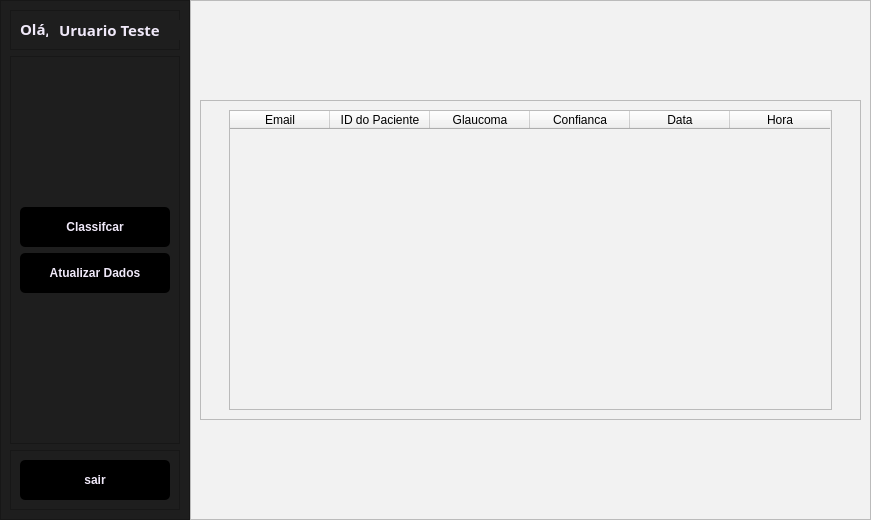
<?xml version="1.0" encoding="UTF-8"?>
<ui version="4.0">
 <class>MainWindow</class>
 <widget class="QMainWindow" name="MainWindow">
  <property name="geometry">
   <rect>
    <x>0</x>
    <y>0</y>
    <width>871</width>
    <height>520</height>
   </rect>
  </property>
  <property name="windowTitle">
   <string>MainWindow</string>
  </property>
  <widget class="QWidget" name="centralwidget">
   <layout class="QHBoxLayout" name="horizontalLayout">
    <property name="spacing">
     <number>0</number>
    </property>
    <property name="leftMargin">
     <number>0</number>
    </property>
    <property name="topMargin">
     <number>0</number>
    </property>
    <property name="rightMargin">
     <number>0</number>
    </property>
    <property name="bottomMargin">
     <number>0</number>
    </property>
    <item>
     <widget class="QFrame" name="frame">
      <property name="maximumSize">
       <size>
        <width>200</width>
        <height>16777215</height>
       </size>
      </property>
      <property name="styleSheet">
       <string notr="true">background-color: rgb(30, 30, 30)</string>
      </property>
      <property name="frameShape">
       <enum>QFrame::StyledPanel</enum>
      </property>
      <property name="frameShadow">
       <enum>QFrame::Raised</enum>
      </property>
      <layout class="QVBoxLayout" name="verticalLayout">
       <item>
        <widget class="QFrame" name="frame_7">
         <property name="minimumSize">
          <size>
           <width>0</width>
           <height>40</height>
          </size>
         </property>
         <property name="frameShape">
          <enum>QFrame::StyledPanel</enum>
         </property>
         <property name="frameShadow">
          <enum>QFrame::Raised</enum>
         </property>
         <widget class="QLabel" name="label_string_ola">
          <property name="geometry">
           <rect>
            <x>10</x>
            <y>10</y>
            <width>28</width>
            <height>18</height>
           </rect>
          </property>
          <property name="maximumSize">
           <size>
            <width>30</width>
            <height>16777215</height>
           </size>
          </property>
          <property name="font">
           <font>
            <family>Rubik</family>
            <pointsize>11</pointsize>
            <weight>75</weight>
            <bold>true</bold>
           </font>
          </property>
          <property name="contextMenuPolicy">
           <enum>Qt::DefaultContextMenu</enum>
          </property>
          <property name="styleSheet">
           <string notr="true">color: rgb(240, 233, 249);</string>
          </property>
          <property name="text">
           <string>Olá,</string>
          </property>
         </widget>
         <widget class="QLabel" name="nome_adm">
          <property name="geometry">
           <rect>
            <x>49</x>
            <y>10</y>
            <width>131</width>
            <height>20</height>
           </rect>
          </property>
          <property name="maximumSize">
           <size>
            <width>200</width>
            <height>16777215</height>
           </size>
          </property>
          <property name="font">
           <font>
            <family>Rubik</family>
            <pointsize>11</pointsize>
            <weight>75</weight>
            <bold>true</bold>
           </font>
          </property>
          <property name="contextMenuPolicy">
           <enum>Qt::DefaultContextMenu</enum>
          </property>
          <property name="styleSheet">
           <string notr="true">color: rgb(240, 233, 249);</string>
          </property>
          <property name="text">
           <string>Uruario Teste</string>
          </property>
         </widget>
        </widget>
       </item>
       <item>
        <widget class="QFrame" name="frame_4">
         <property name="frameShape">
          <enum>QFrame::StyledPanel</enum>
         </property>
         <property name="frameShadow">
          <enum>QFrame::Raised</enum>
         </property>
         <layout class="QVBoxLayout" name="verticalLayout_2">
          <item>
           <spacer name="verticalSpacer_2">
            <property name="orientation">
             <enum>Qt::Vertical</enum>
            </property>
            <property name="sizeHint" stdset="0">
             <size>
              <width>20</width>
              <height>40</height>
             </size>
            </property>
           </spacer>
          </item>
          <item>
           <widget class="QPushButton" name="cadastro_pushButton">
            <property name="minimumSize">
             <size>
              <width>150</width>
              <height>40</height>
             </size>
            </property>
            <property name="maximumSize">
             <size>
              <width>16777215</width>
              <height>40</height>
             </size>
            </property>
            <property name="font">
             <font>
              <weight>75</weight>
              <bold>true</bold>
             </font>
            </property>
            <property name="cursor">
             <cursorShape>PointingHandCursor</cursorShape>
            </property>
            <property name="styleSheet">
             <string notr="true">QPushButton{
	border-radius: 5px;
	border-image: url(:/Close_Image/cil-x.png);
	background-position: center;
		
	color: rgb(240, 233, 249);
	background-color: rgb(0, 0, 0);
	
}
QPushButton:hover{
	
	
	background-color: rgb(42, 42, 42);
	color: rgb(240, 233, 249);
}
QPushButton:pressed{
	background-color: rgb(35, 35, 35);
	color: rgb(200, 200, 200);
}

</string>
            </property>
            <property name="text">
             <string>Classifcar</string>
            </property>
           </widget>
          </item>
          <item>
           <widget class="QPushButton" name="reconhecimento_pushButton">
            <property name="minimumSize">
             <size>
              <width>0</width>
              <height>40</height>
             </size>
            </property>
            <property name="maximumSize">
             <size>
              <width>16777215</width>
              <height>40</height>
             </size>
            </property>
            <property name="font">
             <font>
              <weight>75</weight>
              <bold>true</bold>
             </font>
            </property>
            <property name="cursor">
             <cursorShape>PointingHandCursor</cursorShape>
            </property>
            <property name="styleSheet">
             <string notr="true">QPushButton{
	border-radius: 5px;
	border-image: url(:/Close_Image/cil-x.png);
	background-position: center;
		
	color: rgb(240, 233, 249);
	background-color: rgb(0, 0, 0);
	
}
QPushButton:hover{
	
	
	background-color: rgb(42, 42, 42);
	color: rgb(240, 233, 249);
}
QPushButton:pressed{
	background-color: rgb(35, 35, 35);
	color: rgb(200, 200, 200);
}

</string>
            </property>
            <property name="text">
             <string>Atualizar Dados</string>
            </property>
           </widget>
          </item>
          <item>
           <spacer name="verticalSpacer">
            <property name="orientation">
             <enum>Qt::Vertical</enum>
            </property>
            <property name="sizeHint" stdset="0">
             <size>
              <width>20</width>
              <height>40</height>
             </size>
            </property>
           </spacer>
          </item>
         </layout>
        </widget>
       </item>
       <item>
        <widget class="QFrame" name="frame_3">
         <property name="maximumSize">
          <size>
           <width>16777215</width>
           <height>70</height>
          </size>
         </property>
         <property name="frameShape">
          <enum>QFrame::StyledPanel</enum>
         </property>
         <property name="frameShadow">
          <enum>QFrame::Raised</enum>
         </property>
         <layout class="QVBoxLayout" name="verticalLayout_3">
          <item>
           <widget class="QPushButton" name="sair_pushButton">
            <property name="minimumSize">
             <size>
              <width>0</width>
              <height>40</height>
             </size>
            </property>
            <property name="maximumSize">
             <size>
              <width>16777215</width>
              <height>40</height>
             </size>
            </property>
            <property name="font">
             <font>
              <weight>75</weight>
              <bold>true</bold>
             </font>
            </property>
            <property name="cursor">
             <cursorShape>PointingHandCursor</cursorShape>
            </property>
            <property name="styleSheet">
             <string notr="true">QPushButton{
	border-radius: 5px;
	border-image: url(:/Close_Image/cil-x.png);
	background-position: center;
		
	color: rgb(240, 233, 249);
	background-color: rgb(0, 0, 0);
	
}
QPushButton:hover{
	
	
	background-color: rgb(42, 42, 42);
	color: rgb(240, 233, 249);
}
QPushButton:pressed{
	background-color: rgb(35, 35, 35);
	color: rgb(200, 200, 200);
}

</string>
            </property>
            <property name="text">
             <string>sair</string>
            </property>
           </widget>
          </item>
         </layout>
        </widget>
       </item>
      </layout>
     </widget>
    </item>
    <item>
     <widget class="QFrame" name="frame_2">
      <property name="styleSheet">
       <string notr="true">background-color: rgb(242, 242, 242)</string>
      </property>
      <property name="frameShape">
       <enum>QFrame::StyledPanel</enum>
      </property>
      <property name="frameShadow">
       <enum>QFrame::Raised</enum>
      </property>
      <layout class="QVBoxLayout" name="verticalLayout_4">
       <item>
        <spacer name="verticalSpacer_3">
         <property name="orientation">
          <enum>Qt::Vertical</enum>
         </property>
         <property name="sizeHint" stdset="0">
          <size>
           <width>20</width>
           <height>40</height>
          </size>
         </property>
        </spacer>
       </item>
       <item>
        <widget class="QFrame" name="frame_6">
         <property name="frameShape">
          <enum>QFrame::StyledPanel</enum>
         </property>
         <property name="frameShadow">
          <enum>QFrame::Raised</enum>
         </property>
         <layout class="QHBoxLayout" name="horizontalLayout_3">
          <item>
           <spacer name="horizontalSpacer_3">
            <property name="orientation">
             <enum>Qt::Horizontal</enum>
            </property>
            <property name="sizeHint" stdset="0">
             <size>
              <width>40</width>
              <height>20</height>
             </size>
            </property>
           </spacer>
          </item>
          <item>
           <widget class="QTableWidget" name="indiv_cadastrados_tableWidget">
            <property name="sizePolicy">
             <sizepolicy hsizetype="Expanding" vsizetype="Expanding">
              <horstretch>0</horstretch>
              <verstretch>0</verstretch>
             </sizepolicy>
            </property>
            <property name="minimumSize">
             <size>
              <width>603</width>
              <height>300</height>
             </size>
            </property>
            <property name="maximumSize">
             <size>
              <width>118</width>
              <height>10000</height>
             </size>
            </property>
            <column>
             <property name="text">
              <string>Email</string>
             </property>
            </column>
            <column>
             <property name="text">
              <string>ID do Paciente</string>
             </property>
            </column>
            <column>
             <property name="text">
              <string>Glaucoma</string>
             </property>
            </column>
            <column>
             <property name="text">
              <string>Confianca</string>
             </property>
            </column>
            <column>
             <property name="text">
              <string>Data</string>
             </property>
            </column>
            <column>
             <property name="text">
              <string>Hora</string>
             </property>
            </column>
           </widget>
          </item>
          <item>
           <spacer name="horizontalSpacer_4">
            <property name="orientation">
             <enum>Qt::Horizontal</enum>
            </property>
            <property name="sizeHint" stdset="0">
             <size>
              <width>40</width>
              <height>20</height>
             </size>
            </property>
           </spacer>
          </item>
         </layout>
        </widget>
       </item>
       <item>
        <spacer name="verticalSpacer_5">
         <property name="orientation">
          <enum>Qt::Vertical</enum>
         </property>
         <property name="sizeHint" stdset="0">
          <size>
           <width>20</width>
           <height>40</height>
          </size>
         </property>
        </spacer>
       </item>
      </layout>
     </widget>
    </item>
   </layout>
  </widget>
 </widget>
 <resources/>
 <connections/>
</ui>
